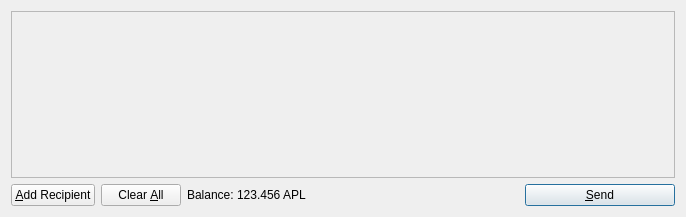
<?xml version="1.0" encoding="UTF-8"?>
<ui version="4.0">
 <class>SendCoinsDialog</class>
 <widget class="QDialog" name="SendCoinsDialog">
  <property name="geometry">
   <rect>
    <x>0</x>
    <y>0</y>
    <width>686</width>
    <height>217</height>
   </rect>
  </property>
  <property name="windowTitle">
   <string>Send Coins</string>
  </property>
  <layout class="QVBoxLayout" name="verticalLayout">
   <item>
    <widget class="QScrollArea" name="scrollArea">
     <property name="widgetResizable">
      <bool>true</bool>
     </property>
     <widget class="QWidget" name="scrollAreaWidgetContents">
      <property name="geometry">
       <rect>
        <x>0</x>
        <y>0</y>
        <width>666</width>
        <height>165</height>
       </rect>
      </property>
      <layout class="QVBoxLayout" name="verticalLayout_2">
       <property name="margin">
        <number>0</number>
       </property>
       <item>
        <layout class="QVBoxLayout" name="entries">
         <property name="spacing">
          <number>6</number>
         </property>
        </layout>
       </item>
       <item>
        <spacer name="verticalSpacer">
         <property name="orientation">
          <enum>Qt::Vertical</enum>
         </property>
         <property name="sizeHint" stdset="0">
          <size>
           <width>20</width>
           <height>40</height>
          </size>
         </property>
        </spacer>
       </item>
      </layout>
     </widget>
    </widget>
   </item>
   <item>
    <layout class="QHBoxLayout" name="horizontalLayout">
     <item>
      <widget class="QPushButton" name="addButton">
       <property name="toolTip">
        <string>Send to multiple recipients at once</string>
       </property>
       <property name="text">
        <string>&amp;Add Recipient</string>
       </property>
       <property name="icon">
        <iconset resource="../bitcoin.qrc">
         <normaloff>:/icons/add</normaloff>:/icons/add</iconset>
       </property>
       <property name="autoDefault">
        <bool>false</bool>
       </property>
      </widget>
     </item>
     <item>
      <widget class="QPushButton" name="clearButton">
       <property name="sizePolicy">
        <sizepolicy hsizetype="Minimum" vsizetype="Fixed">
         <horstretch>0</horstretch>
         <verstretch>0</verstretch>
        </sizepolicy>
       </property>
       <property name="toolTip">
        <string>Remove all transaction fields</string>
       </property>
       <property name="text">
        <string>Clear &amp;All</string>
       </property>
       <property name="icon">
        <iconset resource="../bitcoin.qrc">
         <normaloff>:/icons/remove</normaloff>:/icons/remove</iconset>
       </property>
       <property name="autoRepeatDelay">
        <number>300</number>
       </property>
       <property name="autoDefault">
        <bool>false</bool>
       </property>
      </widget>
     </item>
     <item>
      <layout class="QHBoxLayout" name="horizontalLayout_2">
       <property name="spacing">
        <number>3</number>
       </property>
       <item>
        <widget class="QLabel" name="label">
         <property name="text">
          <string>Balance:</string>
         </property>
        </widget>
       </item>
       <item>
        <widget class="QLabel" name="labelBalance">
         <property name="cursor">
          <cursorShape>IBeamCursor</cursorShape>
         </property>
         <property name="text">
          <string>123.456 APL</string>
         </property>
         <property name="textInteractionFlags">
          <set>Qt::LinksAccessibleByMouse|Qt::TextSelectableByKeyboard|Qt::TextSelectableByMouse</set>
         </property>
        </widget>
       </item>
      </layout>
     </item>
     <item>
      <spacer name="horizontalSpacer">
       <property name="orientation">
        <enum>Qt::Horizontal</enum>
       </property>
       <property name="sizeHint" stdset="0">
        <size>
         <width>40</width>
         <height>20</height>
        </size>
       </property>
      </spacer>
     </item>
     <item>
      <widget class="QPushButton" name="sendButton">
       <property name="minimumSize">
        <size>
         <width>150</width>
         <height>0</height>
        </size>
       </property>
       <property name="toolTip">
        <string>Confirm the send action</string>
       </property>
       <property name="text">
        <string>&amp;Send</string>
       </property>
       <property name="icon">
        <iconset resource="../bitcoin.qrc">
         <normaloff>:/icons/send</normaloff>:/icons/send</iconset>
       </property>
       <property name="default">
        <bool>true</bool>
       </property>
      </widget>
     </item>
    </layout>
   </item>
  </layout>
 </widget>
 <resources>
  <include location="../bitcoin.qrc"/>
 </resources>
 <connections/>
</ui>
